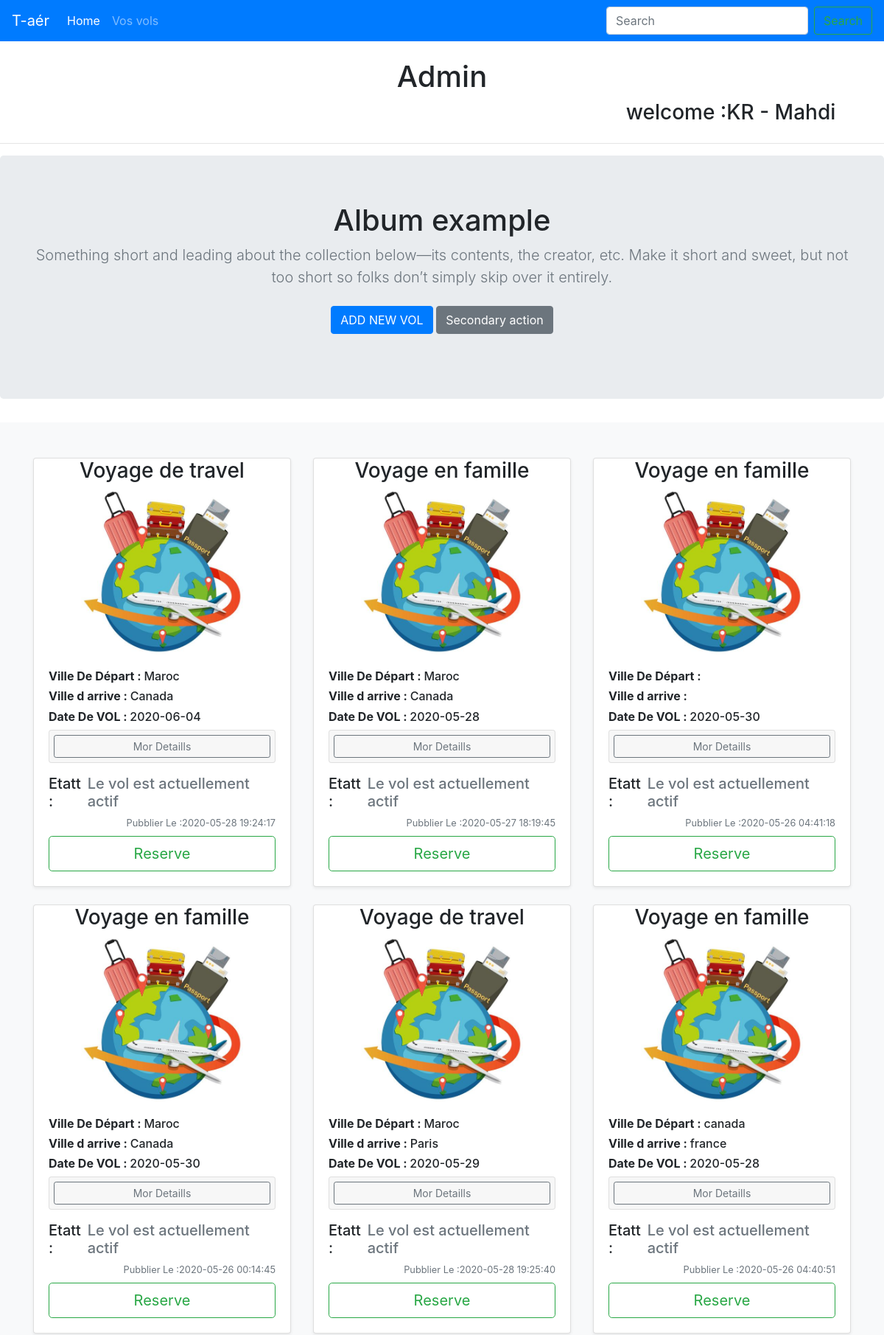
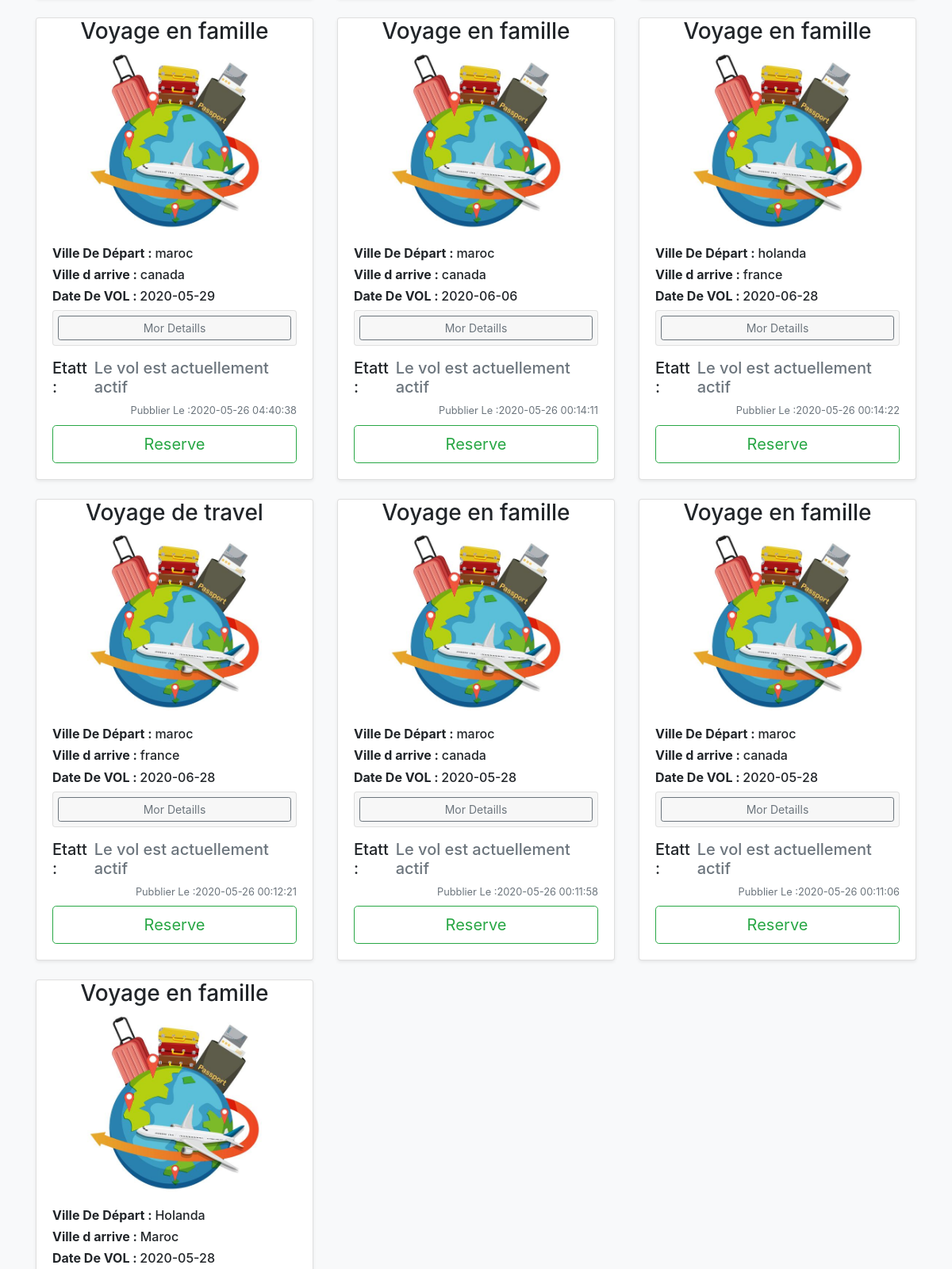
The page /pages/admin.php (signed in, upper part) on the database its author committed (2 pictures, top to bottom).
### tables this page shows
CREATE TABLE `vols` (
  `id_vol` int(11) NOT NULL,
  `nam` varchar(60) NOT NULL,
  `price` float NOT NULL,
  `image` text NOT NULL,
  `date_created` timestamp NOT NULL DEFAULT current_timestamp() ON UPDATE current_timestamp(),
  `pays_depart` varchar(60) NOT NULL,
  `pays_arrive` varchar(60) NOT NULL,
  `date_vol` date NOT NULL,
  `hour_vol` int(11) NOT NULL,
  `minute_vol` int(11) NOT NULL,
  `nb_place_initial` int(11) NOT NULL,
  `nb_place_rest` int(11) NOT NULL,
  `statu_vol` varchar(10) NOT NULL,
  `id_admin_created` int(11) NOT NULL
);

### pages/admin.php (the view, shortened to what this page needs)
<?php
    include_once("../data/connectdb.php");
?>
<!doctype html>
<html lang="en">
    <head>
        <link rel="stylesheet" href="https://stackpath.bootstrapcdn.com/bootstrap/4.5.0/css/bootstrap.min.css">
    </head>
    <body>
        <nav class="navbar navbar-expand-lg navbar-dark bg-primary">
            <a class="navbar-brand" href="index.php">T-aér</a>
            <div class="collapse navbar-collapse" id="navbarSupportedContent">
                <ul class="navbar-nav mr-auto">
                    <li class="nav-item active">
                        <a class="nav-link" href="admin.php">Home <span class="sr-only">(current)</span></a>
                    </li>
                    <li class="nav-item">
                        <a class="nav-link" href="vos_vols.php">Vos vols</a>
                    </li>
                </ul>
                <form class="form-inline my-2 my-lg-0">
                    <input class="form-control mr-sm-2" type="search" placeholder="Search" aria-label="Search">
                    <button class="btn btn-outline-success my-2 my-sm-0" type="submit">Search</button>
                </form>
            </div>
        </nav>
        <center>
            <h1>Admin</h1>
        </center>
        <div class="container">
            <div class="row">
                <div class="col-sm">
                </div>
                <div class="col-sm">
                </div>
                <div class="col-sm">
                <center>
                    <?php
                        echo '<h3 class="ml-4"> welcome :' . $_SESSION['nom_client'] . ' - ' . $_SESSION['prenom_client'] . '</h3>';
                    ?>
                </center>
                </div>
            </div>
        </div>
        <hr>
        <main role="main">
            <section class="jumbotron text-center">
                <div class="container">
                <h1>Album example</h1>
                <p class="lead text-muted">Something short and leading about the collection below—its contents, the creator, etc. Make it short and sweet, but not too short so folks don’t simply skip over it entirely.</p>
                <p>
                    <a href="add_vol.php" class="btn btn-primary my-2">ADD NEW VOL</a>
                    <a href="#" class="btn btn-secondary my-2">Secondary action</a>
                </p>
                </div>
            </section>
            <div class="album py-5 bg-light">
                <div class="container">
                    <div class="row">
                        <?php
                            $date1 = new DateTime;
                            $date1 = $date1->format('Y-m-d') ;
                            $dateMoins1 = new DateTime('-1 day');
                            $dateMoins1 = $dateMoins1->format('Y-m-d') ;
                            $query = "SELECT * FROM `vols` WHERE `date_vol` > '{$dateMoins1}' AND `statu_vol` = 'active'  ORDER BY `vols`.`id_vol` DESC";
                            $result = mysqli_query($conn,$query);
                            if(mysqli_num_rows($result) >0){
                                $colapsContur = 1;
                                while($row = mysqli_fetch_assoc($result)){
                                    $statu_vol = mysqli_real_escape_string($conn,$row["statu_vol"]);
                                    $date_vol = mysqli_real_escape_string($conn,$row["date_vol"]);
                                    $statu = 'null';
                                    if ($statu_vol === 'annule'){
                                        $statu = 'Le voyage a été annulé';
                                    }else if ($statu_vol === 'active' && $date1 > $date_vol){
                                        $statu = 'Le voyage a expiré';
                                    }else if ($statu_vol === 'active' && $date_vol > $dateMoins1){
                                        $statu = 'Le vol est actuellement actif';
                                    }
                                    echo '
                                    <div class="col-md-4">
                                        <div class="card mb-4 shadow-sm">
                                            <div  class="bd-placeholder-img card-img-top"  width="100%" height="225">
                                                <center>
                                                    <h3>' . mysqli_real_escape_string($conn,$row["nam"]) . '</h3>
                                                    <img src="../images/'.mysqli_real_escape_string($conn,$row["image"]).'" width="auto" height="225" alt="Img De Voll">
                                                </center>
                                            </div>
                                            <div class="card-body">
                                                <h6><strong>Ville De Départ : </strong>' . mysqli_real_escape_string($conn,$row["pays_depart"]) .'</h6>
                                                <h6><strong>Ville d arrive : </strong>' . mysqli_real_escape_string($conn,$row["pays_arrive"]) .'</h6>
                                                <h6><strong>Date De VOL : </strong>' . mysqli_real_escape_string($conn,$row["date_vol"]) .'</h6>
                                                <div class="accordion mb-3 mt-2" id="accordionExample">
                                                    <div class="card">
                                                        <div class="card-header" id="headingOne" style="padding: 6px;">
                                                                <button type="button" class="btn btn-sm btn-outline-secondary btn-block" data-toggle="collapse" data-target="#collapse'.$colapsContur.'" aria-expanded="false" aria-controls="collapseOne">Mor Detaills</button>
                                                        </div>
                                                        <div id="collapse'.$colapsContur.'" class="collapse" aria-labelledby="headingOne" data-parent="#accordionExample">
                                                            <h6><strong>Hour : </strong>' . mysqli_real_escape_string($conn,$row["hour_vol"]) .'h,' . mysqli_real_escape_string($conn,$row["minute_vol"]) .'min</h6>
                                                            <h6><strong>Nombre De Plasse : </strong>' . mysqli_real_escape_string($conn,$row["nb_place_initial"]) .'</h6>
                                                            <h6><strong>Nombre De Reste : </strong>' . mysqli_real_escape_string($conn,$row["nb_place_rest"]) .'</h6>
                                                            <h6><strong>Price : </strong>' . mysqli_real_escape_string($conn,$row["price"]) .'</h6>
                                                            <h6><strong>ID Voll : </strong>' . mysqli_real_escape_string($conn,$row["id_vol"]) .'</h6>
                                                            <h6><strong>ID ADMIN CREER : </strong>' . mysqli_real_escape_string($conn,$row["id_admin_created"]) .'</h6>
                                                        </div>
                                                    </div>
                                                </div>
                                                <div class="d-flex justify-content-between align-items-center">
                                                    <div class="btn-group">
                                                        <h5>Etatt : </h5>
                                                    </div>
                                                    <h5 class="text-muted"> '.$statu.' </h5>
                                                </div>
                                                <div class="d-flex justify-content-between align-items-center">
                                                    <small class="text-muted mb-2">Pubblier Le :'. mysqli_real_escape_string($conn,$row["date_created"]) .'</small>
                                                </div>
                                                <a href="reserve2.php?id_v=' . mysqli_real_escape_string($conn,$row["id_vol"]) .'" class="btn btn-outline-success btn-lg btn-block"  name="reserve2" id="btnsubmit2">Reserve</a>
                                            </div>
                                        </div>
                                    </div>';
                                    $colapsContur ++;
                                }
                            }
                        ?>
                    </div>
                </div>
            </div>
        </main>
    </body>
</html>

### rows shown on the page
vols: nam "Voyage de travel", image (picture), pays_depart "Maroc", pays_arrive "Canada", date_vol "2020-06-04", statu "Le vol est actuellement actif", date_created "2020-05-28 19:24:17"
vols: nam "Voyage en famille", image (picture), pays_depart "Maroc", pays_arrive "Canada", date_vol "2020-05-28", statu "Le vol est actuellement actif", date_created "2020-05-27 18:19:45"
vols: nam "Voyage en famille", image (picture), date_vol "2020-05-30", statu "Le vol est actuellement actif", date_created "2020-05-26 04:41:18"
vols: nam "Voyage en famille", image (picture), pays_depart "Maroc", pays_arrive "Canada", date_vol "2020-05-30", statu "Le vol est actuellement actif", date_created "2020-05-26 00:14:45"
vols: nam "Voyage de travel", image (picture), pays_depart "Maroc", pays_arrive "Paris", date_vol "2020-05-29", statu "Le vol est actuellement actif", date_created "2020-05-28 19:25:40"
vols: nam "Voyage en famille", image (picture), pays_depart "canada", pays_arrive "france", date_vol "2020-05-28", statu "Le vol est actuellement actif", date_created "2020-05-26 04:40:51"
vols: nam "Voyage en famille", image (picture), pays_depart "maroc", pays_arrive "canada", date_vol "2020-05-29", statu "Le vol est actuellement actif", date_created "2020-05-26 04:40:38"
vols: nam "Voyage en famille", image (picture), pays_depart "maroc", pays_arrive "canada", date_vol "2020-06-06", statu "Le vol est actuellement actif", date_created "2020-05-26 00:14:11"
vols: nam "Voyage en famille", image (picture), pays_depart "holanda", pays_arrive "france", date_vol "2020-06-28", statu "Le vol est actuellement actif", date_created "2020-05-26 00:14:22"
vols: nam "Voyage de travel", image (picture), pays_depart "maroc", pays_arrive "france", date_vol "2020-06-28", statu "Le vol est actuellement actif", date_created "2020-05-26 00:12:21"
vols: nam "Voyage en famille", image (picture), pays_depart "maroc", pays_arrive "canada", date_vol "2020-05-28", statu "Le vol est actuellement actif", date_created "2020-05-26 00:11:58"
vols: nam "Voyage en famille", image (picture), pays_depart "maroc", pays_arrive "canada", date_vol "2020-05-28", statu "Le vol est actuellement actif", date_created "2020-05-26 00:11:06"
vols: nam "Voyage en famille", image (picture), pays_depart "Holanda", pays_arrive "Maroc", date_vol "2020-05-28"

### other values the page prints
$_SESSION['nom_client'] "KR"
$_SESSION['prenom_client'] "Mahdi"
